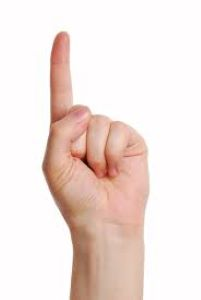
#> input picture ComputerVision/Images/1.jpg, 201 x 300 px
$ python -i Utils.py   (imports and definitions only)
#> lines starting #> are read from the running program, lines starting #| are printed output that depends on the picture; after the words box and inside, x2 and y2 are one past the last pixel; in counts of white or black regions, pixels touching at a corner belong together
#> further down, picture is the input picture: shape (300, 201, 3); mean B, G, R 221.9, 226.8, 241.4

import numpy as np
import cv2 as cv
import mediapipe as mp
import time
import math
# from openpyxl import Workbook


# [49 lines left out: functions FromBGR_To_Gray, FromGray_To_Lap, FromGray_To_Canny, FromImage_To_Blue, FromImage_To_Green, FromImage_To_Red and 1 more, not called in this run]

def Resize_Image(img, width, height):
    img = cv.resize(img, (width, height), cv.INTER_CUBIC)
    return img

def Segmentation_Image(img):
    gray = cv.cvtColor(img, cv.COLOR_BGR2GRAY)
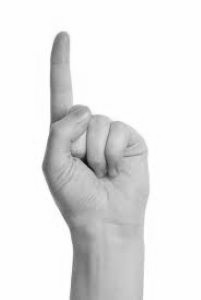
#> gray: shape (300, 201); min 17, max 255, mean 230.8
    ret, threshold = cv.threshold(gray, 0, 255, cv.THRESH_BINARY_INV+cv.THRESH_OTSU)
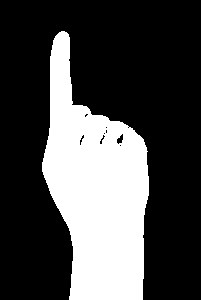
#> threshold: shape (300, 201); 28.8% white; 1 white region, box (x1, y1, x2, y2) and area: (42, 31, 149, 300) 17367
#> ret = 214
    kernel = np.ones([3,3], np.uint8)
    opening = cv.morphologyEx(threshold, cv.MORPH_OPEN, kernel, iterations=2)
#> opening: shape (300, 201); 28.8% white; 1 white region, box (x1, y1, x2, y2) and area: (42, 32, 149, 300) 17342
    sure_bg = cv.dilate(opening, kernel, iterations=3)
#> sure_bg: shape (300, 201); 32.3% white; 1 white region, box (x1, y1, x2, y2) and area: (39, 29, 152, 300) 19503
    dist_transform = cv.distanceTransform(opening, cv.DIST_L2, 5)
    ret, sure_fg = cv.threshold(dist_transform,0.7*dist_transform.max(),255,0)
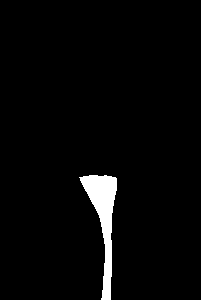
#> sure_fg: shape (300, 201) float32; 3% white; 1 white region, box (x1, y1, x2, y2) and area: (79, 175, 117, 300) 1784
#> ret = 32.58
    sure_fg = np.uint8(sure_fg)
    unknown = cv.subtract(sure_bg,sure_fg)
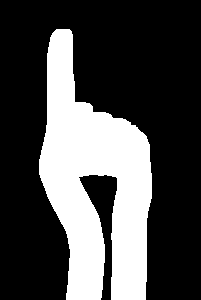
#> unknown: shape (300, 201); 29.4% white; 1 white region, box (x1, y1, x2, y2) and area: (39, 29, 152, 300) 17719
    ret, markers = cv.connectedComponents(sure_fg)
#> ret = 2
    markers = markers+1
    markers[unknown==255] = 0
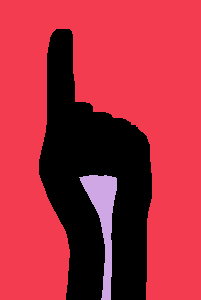
#> markers: shape (300, 201) int32; 3 distinct labels, from 0 to 2; one colour per label, 0 black
    markers = cv.watershed(img,markers)
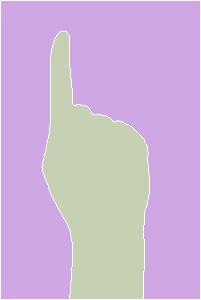
#> markers: shape (300, 201) int32; 3 distinct labels, from -1 to 2; one colour per label, 0 black, -1 white
    img[markers == -1] = [0,0,255]
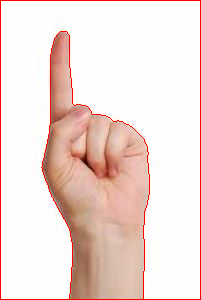
#> img: shape (300, 201, 3); 2.62% of pixels changed, all inside (x1, y1, x2, y2) = (0, 0, 201, 300)
    return img

def From_Image_to_Text():
    pass


widthImg = 480
heightImg = 640

class UtilScanner():
    def __init__(self):
        pass
        # [6 lines of commented-out code are left out]
    # [47 lines left out: functions getContours, preProcessing, reorder, getWarp, not called in this run]

    def nothing(x):
        pass


class poseDetector():
    # [37 lines left out: functions __init__, findPose, findPosition, not called in this run]


class handDetector():
    # [83 lines left out: functions __init__, findHands, findPosition, fingersUp, findDistance, not called in this run]

>>> import cv2
>>> picture = cv2.imread('../ComputerVision/Images/1.jpg')
>>> result = Segmentation_Image(picture)

$ run again, on ComputerVision/Images/2.jpg
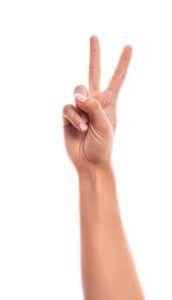
#> input picture ComputerVision/Images/2.jpg, 172 x 300 px
#> picture is the input picture: shape (300, 172, 3); mean B, G, R 228.2, 233, 246.6
#> in Segmentation_Image, `ret, threshold = cv.threshold(gray, 0, 255, cv.THRESH_BINARY_INV+cv.TH..`:
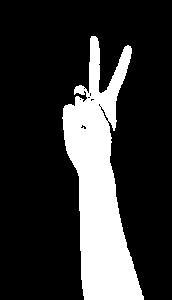
#> threshold: shape (300, 172); 20.6% white; 1 white region, box (x1, y1, x2, y2) and area: (62, 36, 144, 300) 10613
#> in Segmentation_Image, `ret, threshold = cv.threshold(gray, 0, 255, cv.THRESH_BINARY_INV+cv.TH..`: ret = 211
#> opening: shape (300, 172); 20.4% white; 2 white regions, box (x1, y1, x2, y2) and area: (63, 36, 144, 300) 10454, (75, 86, 84, 94) 67
#> sure_bg: shape (300, 172); 25.2% white; 1 white region, box (x1, y1, x2, y2) and area: (60, 33, 147, 300) 13024
#> in Segmentation_Image, `ret, sure_fg = cv.threshold(dist_transform,0.7*dist_transform.max(),25..`: ret = 20.55
#> unknown: shape (300, 172); 23.7% white; 1 white region, box (x1, y1, x2, y2) and area: (60, 33, 147, 300) 12228
#> in Segmentation_Image, `ret, markers = cv.connectedComponents(sure_fg)`: ret = 3
#> in Segmentation_Image, `img[markers == -1] = [0,0,255]`:
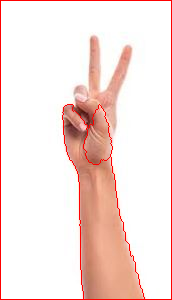
#> img: shape (300, 172, 3); 2.81% of pixels changed, all inside (x1, y1, x2, y2) = (0, 0, 172, 300)
